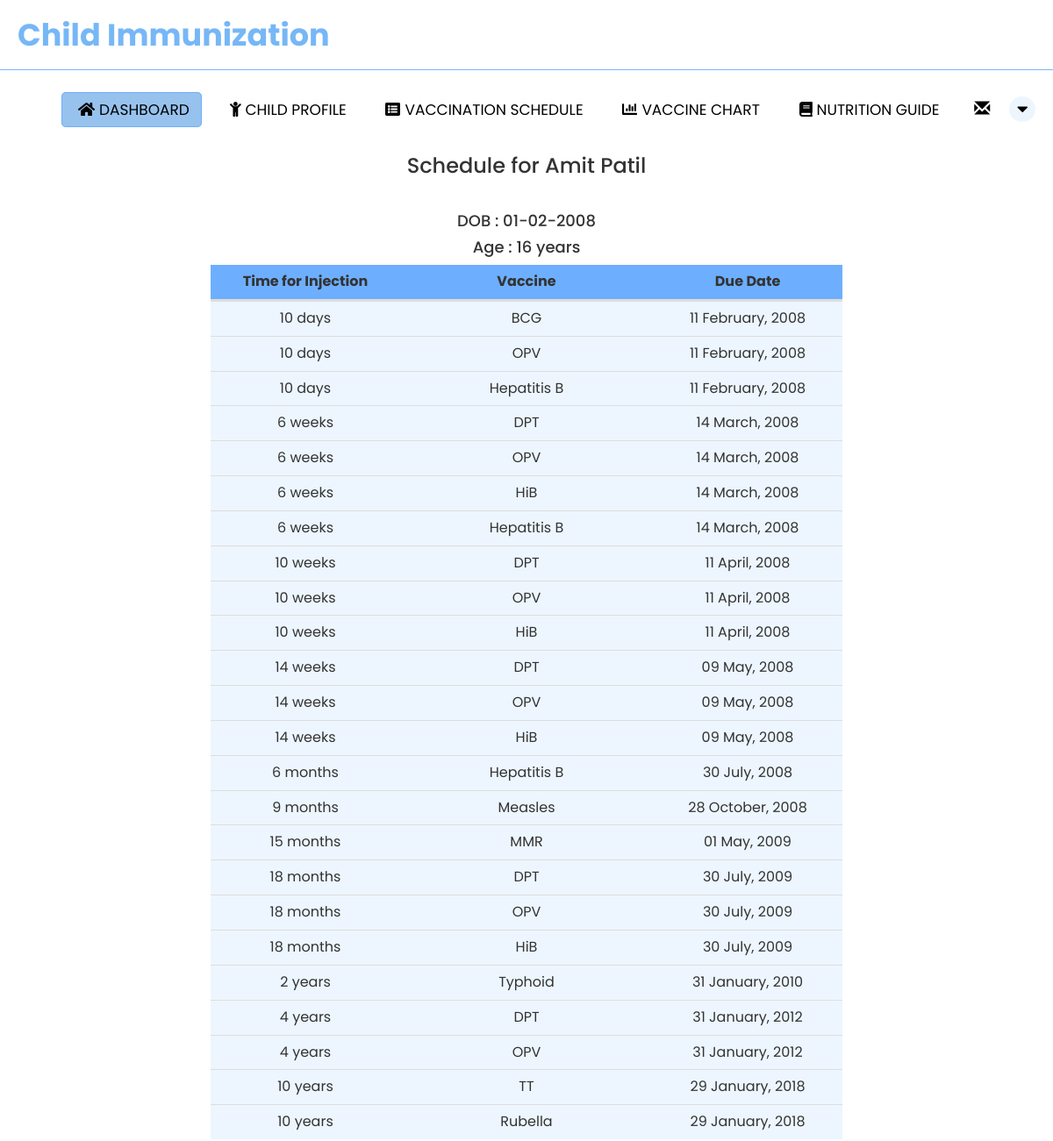
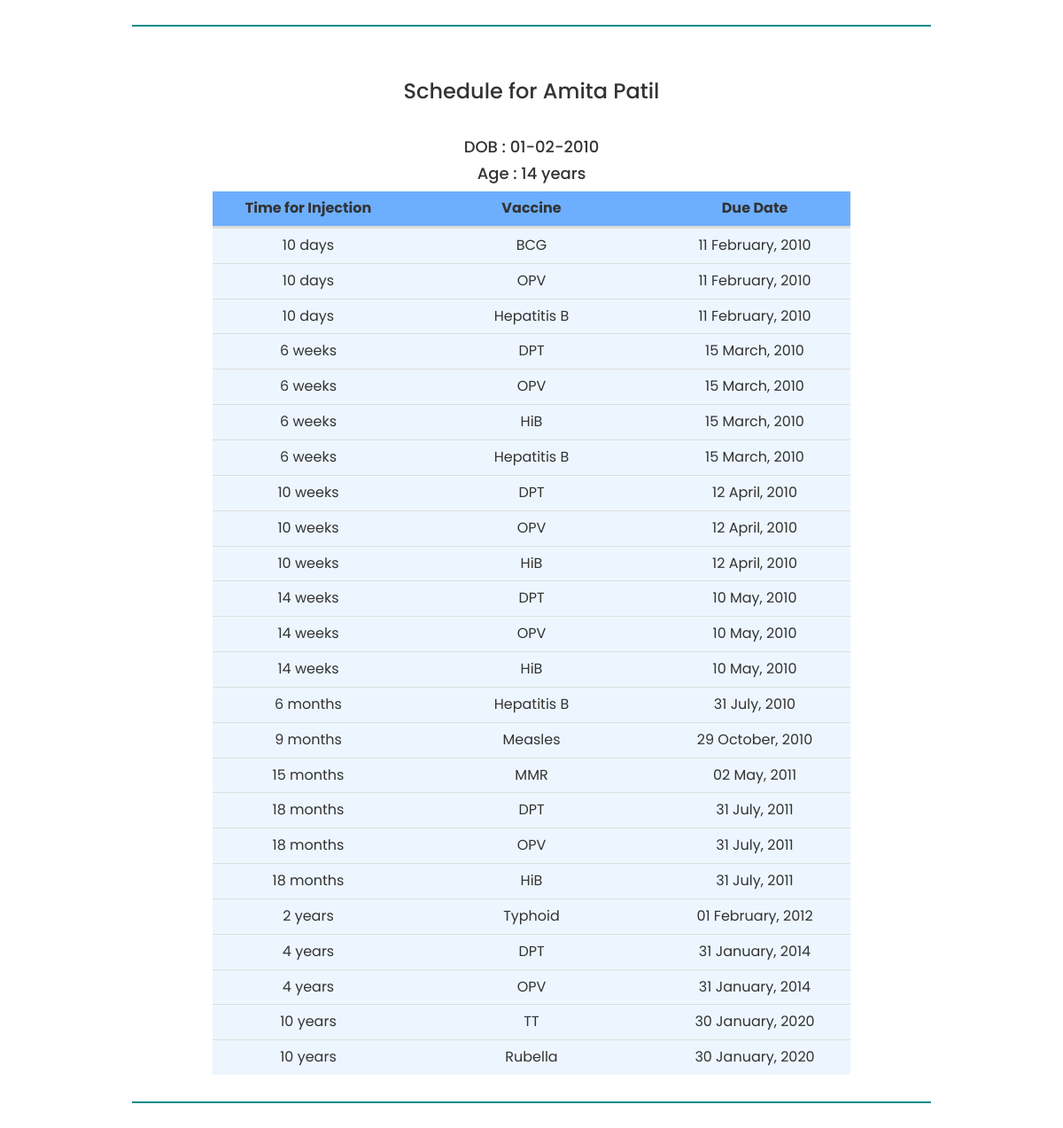
Page /parent_vaccine_schedule.php (signed in) on the committed database (2 pictures, top to bottom).
### tables this page shows
CREATE TABLE `child_tbl` (
  `child_id` int(11) NOT NULL,
  `parent_id` int(11) NOT NULL,
  `firstname` varchar(50) NOT NULL,
  `lastname` varchar(50) NOT NULL,
  `middlename` varchar(50) NOT NULL,
  `dateofbirth` date NOT NULL,
  `placeofbirth` varchar(100) NOT NULL,
  `address` varchar(50) NOT NULL,
  `fathername` varchar(50) NOT NULL,
  `mothername` varchar(50) NOT NULL,
  `birthheight` int(11) NOT NULL,
  `birthweight` int(11) NOT NULL,
  `sex` varchar(50) NOT NULL
);

CREATE TABLE `vaccine_schedule` (
  `vaccine_id` int(10) NOT NULL,
  `vaccine_name` varchar(20) NOT NULL,
  `min_age` int(10) NOT NULL
);

### PHP/functions.php (called while the page is built, shortened)
<?php
function check_login($con)
{
    if (isset($_SESSION['parent_id'])) {
        $parent_id = $_SESSION['parent_id'];
        $query = "SELECT * FROM parent_tbl where parent_id = '$parent_id' limit 1";
        $result = mysqli_query($con, $query);
        if ($result && mysqli_num_rows($result) > 0) {
            $user_data = mysqli_fetch_assoc($result);
            return $user_data;
        }
    }
}

### vaccinedate.php (called while the page is built, shortened)
<?php
function vaccineDate($minage,$dob)
{
    $date_array = [];
    $min_age = "";
    $ignore = true;
    $total_time = $minage;
    $years = $total_time / 365;
    $years = floor($years);
    $months = ($total_time % 365) / 30;
    $months = floor($months);
    $days = ($total_time % 365) % 30;
    if ($years > 0) {
        if ($months > 0) {
            $min_age = $years * 12 + $months . " months ";
        } else {
            $min_age = $years . " years ";
        }
        $ignore = false;
    }
    if ($months > 0 && $ignore) {
        if ($days > 7 && $days < 30) {
            $min_age = $months * 30 + $days;
            $weeks = $min_age / 7;
            $min_age = $weeks . " weeks ";
            $ignore = false;
        } elseif ($days < 30) {
            $min_age = $min_age . $months . " months ";
        }
    }
    if ($days > 0 && $ignore) {
        $min_age = $min_age . $days . " days";
    }
    $vaccinedate = new DateTime($dob);
    $vaccinedate->add(new DateInterval('P' . $minage . 'D'));
    $date_array[0] = $min_age;
    $date_array[1] = $vaccinedate->format('Y-m-d');
    return $date_array;
}
?>

### parent_vaccine_schedule.php (the view, shortened to what this page needs)
<?php
include "PHP/connection.php";
include "PHP/functions.php";
include "vaccinedate.php";
$user_data = check_login($con);
$parent_id = $user_data['parent_id'];
?>
<!DOCTYPE html>
<html lang="en">
<head>
    <link rel="stylesheet" href="CSS/parent_vaccine_schedule.css">
    <link rel="stylesheet" href="https://cdnjs.cloudflare.com/ajax/libs/font-awesome/4.7.0/css/font-awesome.min.css">
  <link rel="stylesheet" href="https://maxcdn.bootstrapcdn.com/bootstrap/3.3.6/css/bootstrap.min.css" />
</head>
<body>
    <nav>
        <label class="logo">Child Immunization</label>
        <ul>
          <li><a href="parent_index.php" class="active"><i class="fas fa-home" id="icon"></i>Dashboard</a></li>
          <li><a href="parent_child.php"><i class="fas fa-child"  id="icon"></i>Child Profile</a></li>
          <li><a href="parent_vaccine_schedule.php"><i class="fas fa-list-alt"  id="icon"></i>Vaccination Schedule</a></li>
          <li><a href="parent_chart.php"><i class="fa fa-chart-bar"  id="icon"></i>Vaccine Chart</a></li>
          <li><a href="parent_guide.php"><i class="fas fa-book"  id="icon"></i>Nutrition Guide</a></li>
      <li class="dropdown">
       <a href="cronjob.php" class="dropdown-toggle" data-toggle="dropdown"><span class="label label-pill label-danger count" style="border-radius:10px;"></span> <span class="glyphicon glyphicon-envelope" style="font-size:18px;"></span></a>
      </li>
          <div class="dropdown">
            <button class="dropbtn"><i class="fa fa-caret-down"></i></button>
          </div>
        </ul>
      </nav>
      <br>
      <br>
      <?php
      $sql = "SELECT * FROM child_tbl where parent_id='$parent_id'";
      $stmt = $con->prepare($sql);
      $stmt->execute();
      $result = $stmt->get_result();
      while ($row = $result->fetch_assoc()) {
          $childFN = $row['firstname'];
          $childLN = $row['lastname'];
          $dob = $row['dateofbirth'];
          $dateOfBirth = new DateTime($dob);
          $today = date("Y-m-d");
          $diff = date_diff(date_create($dob), date_create($today));
          $age = $diff->format('%y');
          echo "<center><h3>Schedule for " . $childFN . " " . $childLN . "</h3></center><br/>";
          echo "<center><h4>DOB : " . $dateOfBirth->format('d-m-Y') . "</h4></center>";
          echo "<center><h4>Age : " . $age . " years</h4></center>";
          ?>
        <center><table class="table" style="width: 60%; margin-bottom: 30px; border-collapse: separate; font-size: 16px">
      <thead style="line-height: 40px">
                <th style="width: 30%; text-align: center;">Time for Injection</th>
                <th style="width: 40%; text-align: center;">Vaccine</th>
                <th style="width: 30%; text-align: center;">Due Date</th>
      </thead>
      <tbody>
           <tbody>
                <?php
                $sql_v = "SELECT * FROM vaccine_schedule";
                $stmt_v = $con->prepare($sql_v);
                $stmt_v->execute();
                $result_v = $stmt_v->get_result();
                while ($row = $result_v->fetch_assoc()) {
                    $vaccinename = $row['vaccine_name'];
                    $minage = $row['min_age'];
                    $vaccine_date = vaccineDate($minage, $dob);
                    $min_age = $vaccine_date[0];
                    $vaccinedate = new DateTime($vaccine_date[1]);
                    ?>
                  <tr>
                    <td><?php echo $min_age; ?></td>
                    <td><?php echo $vaccinename; ?></td>
                    <td><?php echo $vaccinedate->format('d F, Y'); ?></td>
                  </tr>
                  <?php
                }
                ?>
          </tbody>
        </table></center>
        <center>
        <hr style="border: 1.5px solid darkcyan; width: 75%;"></center><br>
        <?php
      }
      ?>
  </body>
</html>

### CSS/parent_vaccine_schedule.css (style rules this page uses)
* { padding: 0; margin: 0; text-decoration: none; list-style: none; box-sizing: border-box; font-family: 'Poppins' , sans-serif; }
nav { background: #ffffff; height: 80px; width: 100%; border-bottom: 1px solid #77b7f6; }
label.logo { color: #000000; font-size: 35px; line-height: 80px; padding: 0 20px; font-weight: bold; }
nav ul { float: right; margin-right: 20px; }
nav ul li { display: inline-block; line-height: 80px; margin: 0 5px; }
nav ul li a { color: #000000; font-size: 17px; padding: 7px 13px; border-radius: 5px; text-transform: uppercase; }
#icon { display: inline-block; text-align: center; margin: 0 5px; }
a.active, a:hover { background:#97c2ee; border: 1px solid #6daffe; transition: .3s; }
.dropbtn { border-radius: 50%; background-color: #edf6ff; width: 30px; margin-top: 20px; color: #000000; padding: 0; font-size: 20px; border: none; cursor: pointer; }
.dropdown { position: relative; display: inline-block; }
thead { background-color: #6daffe; text-align: center; }
td { background-color: #edf6ff; text-align: center; }

### rows in the picture
child_tbl: firstname "Amit", lastname "Patil", dateofbirth "01-02-2008", dateofbirth "16"
vaccine_schedule: min_age.dateofbirth "10 days", vaccine_name "BCG", min_age.dateofbirth "11 February, 2008", min_age.dateofbirth "11 February, 2010"
vaccine_schedule: min_age.dateofbirth "10 days", vaccine_name "OPV", min_age.dateofbirth "11 February, 2008", min_age.dateofbirth "11 February, 2010"
vaccine_schedule: min_age.dateofbirth "10 days", vaccine_name "Hepatitis B", min_age.dateofbirth "11 February, 2008", min_age.dateofbirth "11 February, 2010"
vaccine_schedule: min_age.dateofbirth "6 weeks", vaccine_name "DPT", min_age.dateofbirth "14 March, 2008", min_age.dateofbirth "15 March, 2010"
vaccine_schedule: min_age.dateofbirth "6 weeks", vaccine_name "OPV", min_age.dateofbirth "14 March, 2008", min_age.dateofbirth "15 March, 2010"
vaccine_schedule: min_age.dateofbirth "6 weeks", vaccine_name "HiB", min_age.dateofbirth "14 March, 2008", min_age.dateofbirth "15 March, 2010"
vaccine_schedule: min_age.dateofbirth "6 weeks", vaccine_name "Hepatitis B", min_age.dateofbirth "14 March, 2008", min_age.dateofbirth "15 March, 2010"
vaccine_schedule: min_age.dateofbirth "10 weeks", vaccine_name "DPT", min_age.dateofbirth "11 April, 2008", min_age.dateofbirth "12 April, 2010"
vaccine_schedule: min_age.dateofbirth "10 weeks", vaccine_name "OPV", min_age.dateofbirth "11 April, 2008", min_age.dateofbirth "12 April, 2010"
vaccine_schedule: min_age.dateofbirth "10 weeks", vaccine_name "HiB", min_age.dateofbirth "11 April, 2008", min_age.dateofbirth "12 April, 2010"
vaccine_schedule: min_age.dateofbirth "14 weeks", vaccine_name "DPT", min_age.dateofbirth "09 May, 2008", min_age.dateofbirth "10 May, 2010"
vaccine_schedule: min_age.dateofbirth "14 weeks", vaccine_name "OPV", min_age.dateofbirth "09 May, 2008", min_age.dateofbirth "10 May, 2010"
vaccine_schedule: min_age.dateofbirth "14 weeks", vaccine_name "HiB", min_age.dateofbirth "09 May, 2008", min_age.dateofbirth "10 May, 2010"
vaccine_schedule: min_age.dateofbirth "6 months", vaccine_name "Hepatitis B", min_age.dateofbirth "30 July, 2008", min_age.dateofbirth "31 July, 2010"
vaccine_schedule: min_age.dateofbirth "9 months", vaccine_name "Measles", min_age.dateofbirth "28 October, 2008", min_age.dateofbirth "29 October, 2010"
vaccine_schedule: min_age.dateofbirth "15 months", vaccine_name "MMR", min_age.dateofbirth "01 May, 2009", min_age.dateofbirth "02 May, 2011"
vaccine_schedule: min_age.dateofbirth "18 months", vaccine_name "DPT", min_age.dateofbirth "30 July, 2009", min_age.dateofbirth "31 July, 2011"
vaccine_schedule: min_age.dateofbirth "18 months", vaccine_name "OPV", min_age.dateofbirth "30 July, 2009", min_age.dateofbirth "31 July, 2011"
vaccine_schedule: min_age.dateofbirth "18 months", vaccine_name "HiB", min_age.dateofbirth "30 July, 2009", min_age.dateofbirth "31 July, 2011"
vaccine_schedule: min_age.dateofbirth "2 years", vaccine_name "Typhoid", min_age.dateofbirth "31 January, 2010", min_age.dateofbirth "01 February, 2012"
vaccine_schedule: min_age.dateofbirth "4 years", vaccine_name "DPT", min_age.dateofbirth "31 January, 2012", min_age.dateofbirth "31 January, 2014"
vaccine_schedule: min_age.dateofbirth "4 years", vaccine_name "OPV", min_age.dateofbirth "31 January, 2012", min_age.dateofbirth "31 January, 2014"
vaccine_schedule: min_age.dateofbirth "10 years", vaccine_name "TT", min_age.dateofbirth "29 January, 2018", min_age.dateofbirth "30 January, 2020"
vaccine_schedule: min_age.dateofbirth "10 years", vaccine_name "Rubella", min_age.dateofbirth "29 January, 2018", min_age.dateofbirth "30 January, 2020"
child_tbl: firstname "Amita", lastname "Patil", dateofbirth "01-02-2010", dateofbirth "14"
